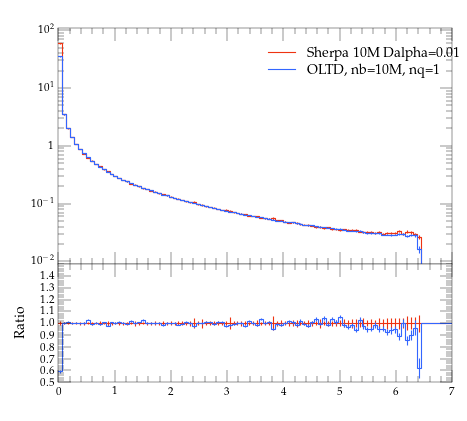

Python code for this plot:
#! /usr/bin/env python

# This Python script was auto-generated using YODA v2.0.0.
# Analysis object: /evtb/inc_jg_e
# Timestamp: 13-04-2024 (07:56:31)

import matplotlib as mpl
import matplotlib.pyplot as plt
mpl.use('Agg') # comment out for interactive use
import os
import numpy as np

plotDir = os.path.split(os.path.realpath(__file__))[0]
if 'YODA_USER_PLOT_PATH' in globals():
    plot_outdir = globals()['YODA_USER_PLOT_PATH']
else:
    plot_outdir = plotDir

#plot style
plt.style.use(os.path.join(plotDir, '../default.mplstyle'))
# plot metadata
figW, figH = plt.rcParams['figure.figsize']
ax_xLabel = r''
ax_yLabel = r''
ax_title  = r''
ax_xScale = 'linear'
ax_yScale = 'log'
xLims = (0.0, 7.0)
yLims = (0.009000000000000001, 110.00000000000001)

# TeX-friendly labels for the legend
labels = [ r"Sherpa 10M Dalpha=0.01", r"OLTD, nb=10M, nq=1" ]

# Create figure and axis objects
fig, (ax, ratio0_ax) = plt.subplots(2, 1, sharex=True,
                  figsize=(figW,figH), gridspec_kw={'height_ratios': (2, 1)})
ratio0_ax.yaxis.set_major_locator(mpl.ticker.MultipleLocator(0.1))
ratio0_ax.set_ylim(0.5, 1.4999)
ratio0_ax.set_ylabel('Ratio')

# LineColor map: curve index -> color
linecolors = {0: '#EE3311', 1: '#3366FF'}
# the numerical data is stored in a separate file
dataf = dict()
prefix = os.path.split(__file__)[0]
if prefix:    prefix = prefix + '/'
exec(open(prefix+'inc_jg_e__data.py').read(), dataf)


legend_handles = [] # keep track of handles for the legend

# style options for curves
# starts at zorder>=5 to draw curve on top of legend
styles = {
  'curve0': {
    'color' : linecolors[0],
    'linestyle' : '-',
    'marker' : 'o',
    'zorder' : 5,
    'histstyle' : True,
  },
  'curve1': {
    'color' : linecolors[1],
    'linestyle' : '-',
    'marker' : 'o',
    'zorder' : 6,
    'histstyle' : True,
  },
}
# curve from input yoda files in main panel
for label in dataf['yvals'].keys():
    if all(np.isnan(v) for v in dataf['yvals'][label]):
        continue
    tmp = None
    if styles[label]['histstyle']: # draw as histogram
        tmp, = ax.plot(dataf['xedges'], dataf['yedges'][label],
                       color=styles[label]['color'],
                       linestyle=styles[label]['linestyle'],
                       drawstyle='steps-pre', solid_joinstyle='miter',
                       zorder=styles[label]['zorder'], label=label)
        ax.errorbar(dataf['xpoints'], dataf['yvals'][label], color=styles[label]['color'],
                    xerr=dataf['xerrs'], yerr=[dataf['ydowns'][label], dataf['yups'][label]],
                    linestyle='none', zorder=styles[label]['zorder'])
    else: # draw as scatter
        tmp = ax.errorbar(dataf['xpoints'], dataf['yvals'][label],
                          xerr=dataf['xerrs'],
                          yerr=[ dataf['ydowns'][label],
                          dataf['yups'][label] ],
                          fmt=styles[label]['marker'],
                          ecolor=styles[label]['color'],
                          color=styles[label]['color'], zorder=2)
        tmp[-1][0].set_linestyle(styles[label]['linestyle'])
    legend_handles += [tmp]
    for varLabel in dataf['variation_yvals'].keys():
        if varLabel.startswith(label):
            tmp, = ax.plot(dataf['xedges'], dataf['variation_yvals'][varLabel],
                           color=styles[label]['color'],
                           linestyle=styles[label]['linestyle'],
                           drawstyle='steps-pre', solid_joinstyle='miter',
                           zorder=styles[label]['zorder'], alpha=0.5)


# plots on ratio panel
# curve from input yoda files in ratio panel
for label, yvals in dataf['ratio0_yvals'].items():
    if all(np.isnan(v) for v in yvals):
        continue
    if styles[label]['histstyle']: # plot as histogram
        ratio0_ax.plot(dataf['xedges'], yvals,
                       color=styles[label]['color'],
                       linestyle=styles[label]['linestyle'],
                       drawstyle='steps-pre', zorder=1,
                       solid_joinstyle='miter')
        ratio0_ax.vlines(dataf['xpoints'],
                         dataf['ratio0_ymin'][label],
                         dataf['ratio0_ymax'][label],
                         color=styles[label]['color'], zorder=1)
    else: # plot as scatter
        tmp = ratio0_ax.errorbar(dataf['xpoints'],
                                 yvals, xerr=dataf['xerrs'],
                                 yerr=dataf['ratio0_yerrs'][label],
                                 fmt=styles[label]['marker'],
                                 ecolor=styles[label]['color'],
                                 color=styles[label]['color'])
        tmp[-1][0].set_linestyle(styles[label]['linestyle'])

    for varlabel in dataf['ratio0_variation_vals'].keys():
        if varlabel.startswith(label):
            ratio0_ax.plot(dataf['xedges'],
                            dataf['ratio0_variation_vals'][varlabel],
                            color=styles[label]['color'],
                            linestyle=styles[label]['linestyle'],
                            drawstyle='steps-pre', solid_joinstyle='miter',
                            zorder=1, alpha=0.5)

legend_pos = (0.5, 0.97)
ax.legend(legend_handles, labels, loc='upper left', bbox_to_anchor=legend_pos)

# set plot metadata as defined above
ratio0_ax.set_xlabel(ax_xLabel)
ratio0_ax.xaxis.set_label_coords(1., -.15)
ax.set_ylabel(ax_yLabel, loc='top')
ax.set_title(ax_title, loc='left')
ax.set_xscale(ax_xScale)
ax.set_yscale(ax_yScale)
ax.set_xlim(xLims)
ax.set_ylim(yLims)

# tick formatting
plt.rcParams['xtick.top'] = True
plt.rcParams['ytick.right'] = True
ax.yaxis.set_major_locator(mpl.ticker.LogLocator(base=10.0, numticks=np.inf))
ax.yaxis.set_minor_locator(mpl.ticker.LogLocator(
                           base=10.0, subs=np.arange(0.1, 1, 0.1), numticks=np.inf))
fig.align_ylabels((ax, ratio0_ax))
plt.savefig(os.path.join(plot_outdir, 'inc_jg_e.pdf'), format='PDF')
plt.savefig(os.path.join(plot_outdir, 'inc_jg_e.png'), format='PNG')

plt.close(fig)
